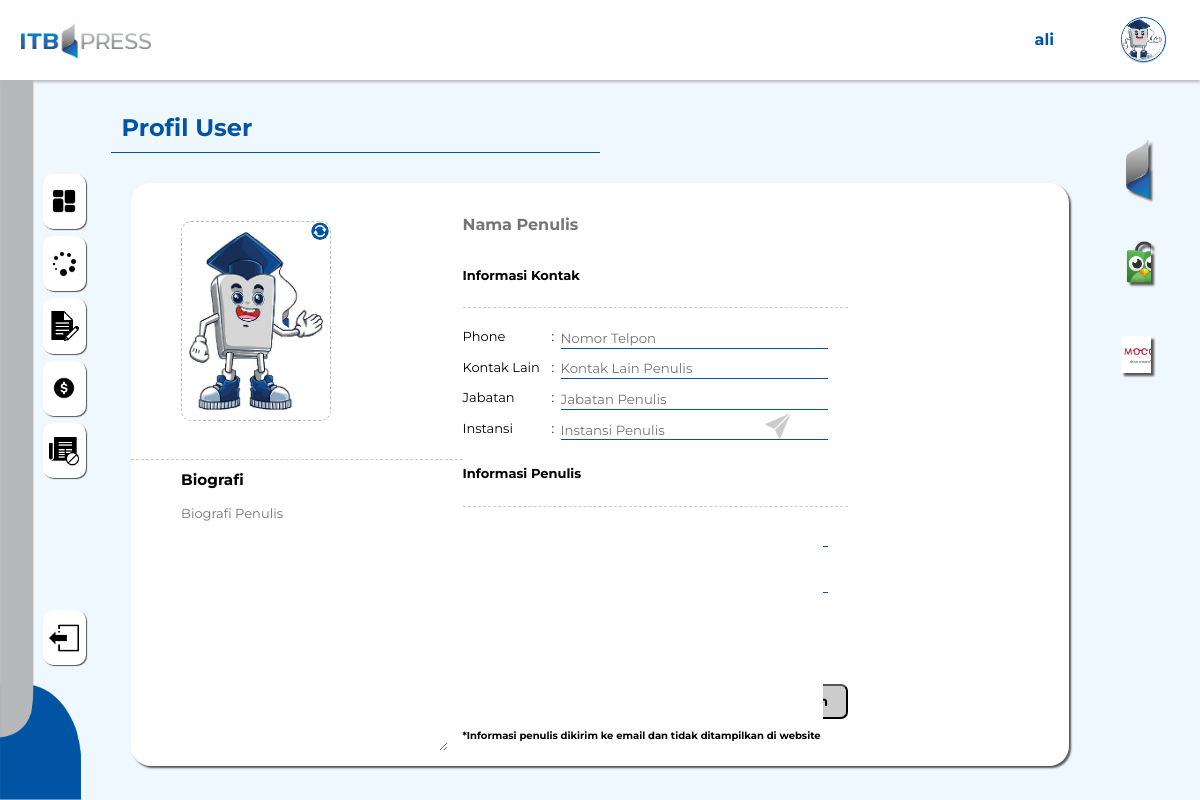
The page /user/profil/index.php (signed in) on the database as committed earlier.
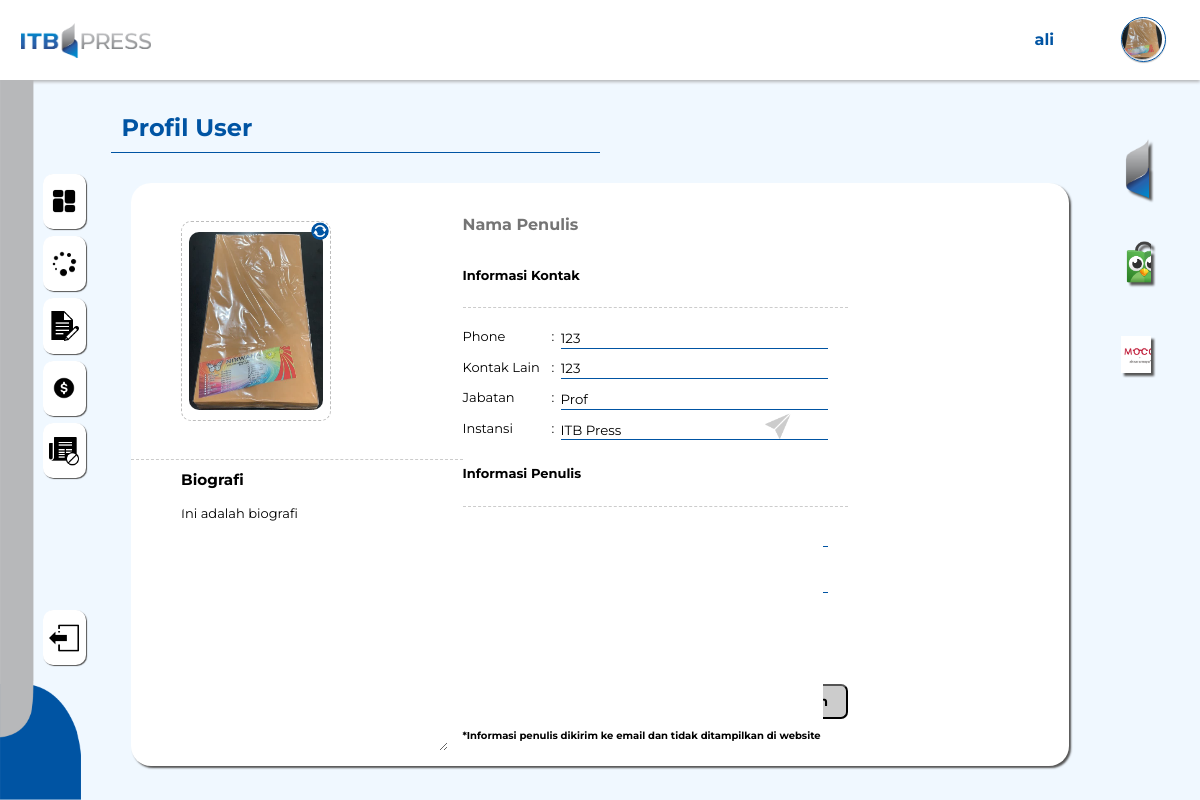
The same page on the database as committed later.
### tables this page shows
CREATE TABLE `penulis` (
  `id_penulis` int(15) NOT NULL,
  `email` varchar(225) NOT NULL,
  `nama` varchar(225) NOT NULL,
  `phone` varchar(225) NOT NULL,
  `instansi` varchar(225) NOT NULL,
  `jabatan` varchar(225) NOT NULL,
  `no_ktp` varchar(225) NOT NULL,
  `file_ktp` varchar(225) NOT NULL,
  `file_npwp` varchar(225) NOT NULL,
  `rekening` varchar(225) NOT NULL,
  `kontak_lain` varchar(225) NOT NULL,
  `biografi` varchar(225) NOT NULL,
  `file_foto` varchar(225) NOT NULL,
  `created` datetime NOT NULL DEFAULT current_timestamp(),
  `updated` datetime DEFAULT NULL ON UPDATE current_timestamp()
);

### user/profil/index.php (the view, shortened to what the changed rows need)
<?php
require '../../conn.php';
$id = $_SESSION['id_user'];
$result = mysqli_query($conn, "SELECT * FROM user WHERE id_user= '$id'");
$user = mysqli_fetch_array($result);
$email = $user['email'];
$penulis = mysqli_query($conn, "SELECT * FROM penulis WHERE email= '$email'");
$data = mysqli_fetch_array($penulis);
?>
<!DOCTYPE html>
<html lang="en">
<head>
    <link rel="stylesheet" href="style.css">
</head>
<body>
    <div class="container">
        <div class="navbar">
            <a class="profil" href="../../user/profil/">
                <div class="box-profil">
                    <div class="avatar">
                        <img src="../../gambar/<?php echo $data['file_foto']?>" alt="">
                    </div>
                </div>
            </a>
        </div>
        <div class="content">
            <div class="box-content">
                <div class="content-profil">
                    <div class="box-isi">
                        <div class="gambar">
                            <form action="control.php" method="post" enctype="multipart/form-data" class="isi-gambar">
                                <img src="../../gambar/<?php echo $data['file_foto']?>" alt="penulis">
                                <label for="imgfile" id="label-img" name="file">
                                    <img src="../../assets/img.png" alt="upload">
                                </label>
                            </form>
                            <form action="control.php" method="post" class="isi-biografi">
                                <h3>Biografi</h3>
                                <textarea id="textareas" name="biografi-penulis" placeholder="Biografi Penulis" onchange="this.form.submit()" ><?php echo $data['biografi'] ?></textarea>
                            </form>
                        </div>
                        <form  action="control.php" method="post" class="biodata">
                            <div class="info-kontak">
                                <label for="phone-penulis">Phone</label>
                                <div class=":">:</div>
                                <input type="number"name="phone-penulis" onchange="this.form.submit()" placeholder="Nomor Telpon" value="<?php echo $data['phone'] ?>">
                                <label for="kontak-penulis">Kontak Lain</label>
                                <div class=":">:</div>
                                <input type="number"name="kontak-penulis" onchange="this.form.submit()" placeholder="Kontak Lain Penulis" value="<?php echo $data['kontak_lain'] ?>">
                                <label for="jabatan-penulis">Jabatan</label>
                                <div class=":">:</div>
                                <input type="text"name="jabatan-penulis" onchange="this.form.submit()" placeholder="Jabatan Penulis" value="<?php echo $data['jabatan'] ?>">
                                <label for="instansi-penulis">Instansi</label>
                                <div class=":">:</div>
                                <input type="text"name="instansi-penulis" onchange="this.form.submit()" placeholder="Instansi Penulis" value="<?php echo $data['instansi'] ?>">
                            </div>
                        </form>
                    </div>
                </div>
            </div>
        </div>
    </div>
</body>
</html>

Rows that differ between the two databases and show on the page:
changed penulis: file_foto: a different picture; biografi-penulis (not shown) → "Ini adalah biografi"; phone-penulis (not shown) → "123"; kontak-penulis (not shown) → "123"; jabatan-penulis (not shown) → "Prof"; instansi-penulis (not shown) → "ITB Press"
